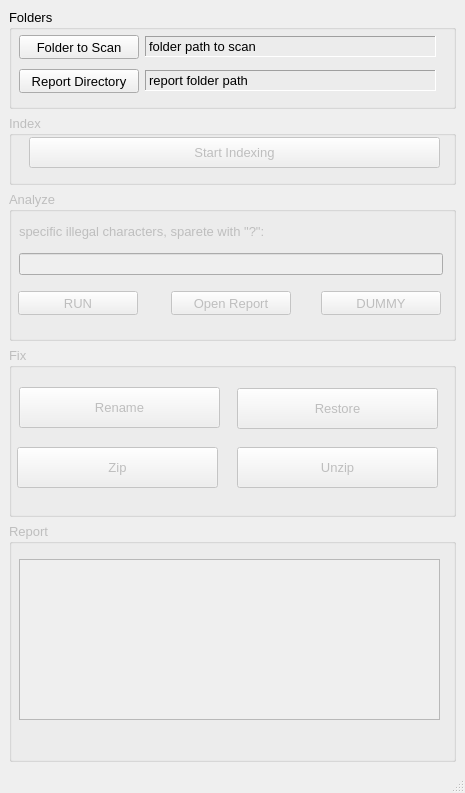
<?xml version="1.0" encoding="UTF-8"?>
<ui version="4.0">
 <class>global_window</class>
 <widget class="QMainWindow" name="global_window">
  <property name="geometry">
   <rect>
    <x>0</x>
    <y>0</y>
    <width>465</width>
    <height>793</height>
   </rect>
  </property>
  <property name="sizePolicy">
   <sizepolicy hsizetype="Preferred" vsizetype="Preferred">
    <horstretch>0</horstretch>
    <verstretch>0</verstretch>
   </sizepolicy>
  </property>
  <property name="windowTitle">
   <string>Tantum</string>
  </property>
  <widget class="QWidget" name="centralwidget">
   <property name="enabled">
    <bool>true</bool>
   </property>
   <property name="autoFillBackground">
    <bool>true</bool>
   </property>
   <layout class="QVBoxLayout" name="verticalLayout">
    <item>
     <widget class="QGroupBox" name="grp_folders">
      <property name="maximumSize">
       <size>
        <width>16777215</width>
        <height>100</height>
       </size>
      </property>
      <property name="font">
       <font>
        <pointsize>10</pointsize>
       </font>
      </property>
      <property name="title">
       <string>Folders</string>
      </property>
      <widget class="QPushButton" name="btn_from">
       <property name="geometry">
        <rect>
         <x>10</x>
         <y>26</y>
         <width>120</width>
         <height>24</height>
        </rect>
       </property>
       <property name="sizePolicy">
        <sizepolicy hsizetype="Expanding" vsizetype="Preferred">
         <horstretch>0</horstretch>
         <verstretch>0</verstretch>
        </sizepolicy>
       </property>
       <property name="minimumSize">
        <size>
         <width>120</width>
         <height>0</height>
        </size>
       </property>
       <property name="cursor">
        <cursorShape>PointingHandCursor</cursorShape>
       </property>
       <property name="text">
        <string>Folder to Scan</string>
       </property>
       <property name="autoDefault">
        <bool>false</bool>
       </property>
       <property name="default">
        <bool>false</bool>
       </property>
       <property name="flat">
        <bool>false</bool>
       </property>
      </widget>
      <widget class="QLabel" name="label_from">
       <property name="geometry">
        <rect>
         <x>136</x>
         <y>27</y>
         <width>291</width>
         <height>21</height>
        </rect>
       </property>
       <property name="sizePolicy">
        <sizepolicy hsizetype="Preferred" vsizetype="Preferred">
         <horstretch>0</horstretch>
         <verstretch>0</verstretch>
        </sizepolicy>
       </property>
       <property name="minimumSize">
        <size>
         <width>212</width>
         <height>0</height>
        </size>
       </property>
       <property name="frameShape">
        <enum>QFrame::Panel</enum>
       </property>
       <property name="frameShadow">
        <enum>QFrame::Sunken</enum>
       </property>
       <property name="lineWidth">
        <number>1</number>
       </property>
       <property name="midLineWidth">
        <number>0</number>
       </property>
       <property name="text">
        <string>folder path to scan</string>
       </property>
       <property name="wordWrap">
        <bool>false</bool>
       </property>
      </widget>
      <widget class="QPushButton" name="target_btn">
       <property name="geometry">
        <rect>
         <x>10</x>
         <y>60</y>
         <width>120</width>
         <height>24</height>
        </rect>
       </property>
       <property name="minimumSize">
        <size>
         <width>120</width>
         <height>0</height>
        </size>
       </property>
       <property name="text">
        <string>Report Directory</string>
       </property>
      </widget>
      <widget class="QLabel" name="label_to">
       <property name="geometry">
        <rect>
         <x>136</x>
         <y>61</y>
         <width>291</width>
         <height>21</height>
        </rect>
       </property>
       <property name="frameShape">
        <enum>QFrame::Panel</enum>
       </property>
       <property name="frameShadow">
        <enum>QFrame::Sunken</enum>
       </property>
       <property name="text">
        <string>report folder path</string>
       </property>
      </widget>
     </widget>
    </item>
    <item>
     <widget class="QGroupBox" name="grp_runs">
      <property name="enabled">
       <bool>false</bool>
      </property>
      <property name="maximumSize">
       <size>
        <width>16777215</width>
        <height>70</height>
       </size>
      </property>
      <property name="font">
       <font>
        <pointsize>10</pointsize>
       </font>
      </property>
      <property name="title">
       <string>Index</string>
      </property>
      <widget class="QPushButton" name="index_btn">
       <property name="geometry">
        <rect>
         <x>20</x>
         <y>22</y>
         <width>411</width>
         <height>31</height>
        </rect>
       </property>
       <property name="text">
        <string>Start Indexing</string>
       </property>
      </widget>
     </widget>
    </item>
    <item>
     <widget class="QGroupBox" name="groupBox">
      <property name="enabled">
       <bool>false</bool>
      </property>
      <property name="maximumSize">
       <size>
        <width>16777215</width>
        <height>150</height>
       </size>
      </property>
      <property name="font">
       <font>
        <pointsize>10</pointsize>
       </font>
      </property>
      <property name="title">
       <string>Analyze</string>
      </property>
      <widget class="QLineEdit" name="ic_input">
       <property name="geometry">
        <rect>
         <x>10</x>
         <y>62</y>
         <width>424</width>
         <height>22</height>
        </rect>
       </property>
      </widget>
      <widget class="QPushButton" name="run_btn">
       <property name="geometry">
        <rect>
         <x>9</x>
         <y>100</y>
         <width>120</width>
         <height>24</height>
        </rect>
       </property>
       <property name="sizePolicy">
        <sizepolicy hsizetype="Expanding" vsizetype="Preferred">
         <horstretch>0</horstretch>
         <verstretch>0</verstretch>
        </sizepolicy>
       </property>
       <property name="minimumSize">
        <size>
         <width>120</width>
         <height>0</height>
        </size>
       </property>
       <property name="cursor">
        <cursorShape>PointingHandCursor</cursorShape>
       </property>
       <property name="text">
        <string>RUN</string>
       </property>
      </widget>
      <widget class="QPushButton" name="open_btn">
       <property name="geometry">
        <rect>
         <x>162</x>
         <y>100</y>
         <width>120</width>
         <height>24</height>
        </rect>
       </property>
       <property name="sizePolicy">
        <sizepolicy hsizetype="Expanding" vsizetype="Preferred">
         <horstretch>0</horstretch>
         <verstretch>0</verstretch>
        </sizepolicy>
       </property>
       <property name="minimumSize">
        <size>
         <width>120</width>
         <height>0</height>
        </size>
       </property>
       <property name="cursor">
        <cursorShape>PointingHandCursor</cursorShape>
       </property>
       <property name="text">
        <string>Open Report</string>
       </property>
      </widget>
      <widget class="QPushButton" name="dummy_btn">
       <property name="geometry">
        <rect>
         <x>312</x>
         <y>100</y>
         <width>120</width>
         <height>24</height>
        </rect>
       </property>
       <property name="sizePolicy">
        <sizepolicy hsizetype="Expanding" vsizetype="Preferred">
         <horstretch>0</horstretch>
         <verstretch>0</verstretch>
        </sizepolicy>
       </property>
       <property name="minimumSize">
        <size>
         <width>120</width>
         <height>0</height>
        </size>
       </property>
       <property name="cursor">
        <cursorShape>PointingHandCursor</cursorShape>
       </property>
       <property name="text">
        <string>DUMMY</string>
       </property>
      </widget>
      <widget class="QLabel" name="label">
       <property name="geometry">
        <rect>
         <x>10</x>
         <y>30</y>
         <width>351</width>
         <height>21</height>
        </rect>
       </property>
       <property name="text">
        <string>specific illegal characters, sparete with &quot;?&quot;:</string>
       </property>
      </widget>
     </widget>
    </item>
    <item>
     <widget class="QGroupBox" name="groupBox_2">
      <property name="enabled">
       <bool>false</bool>
      </property>
      <property name="maximumSize">
       <size>
        <width>16777215</width>
        <height>170</height>
       </size>
      </property>
      <property name="font">
       <font>
        <pointsize>10</pointsize>
       </font>
      </property>
      <property name="title">
       <string>Fix</string>
      </property>
      <widget class="QPushButton" name="fix_btn">
       <property name="geometry">
        <rect>
         <x>10</x>
         <y>40</y>
         <width>201</width>
         <height>41</height>
        </rect>
       </property>
       <property name="sizePolicy">
        <sizepolicy hsizetype="Expanding" vsizetype="Preferred">
         <horstretch>0</horstretch>
         <verstretch>0</verstretch>
        </sizepolicy>
       </property>
       <property name="minimumSize">
        <size>
         <width>120</width>
         <height>0</height>
        </size>
       </property>
       <property name="cursor">
        <cursorShape>PointingHandCursor</cursorShape>
       </property>
       <property name="text">
        <string>Rename</string>
       </property>
       <property name="default">
        <bool>false</bool>
       </property>
       <property name="flat">
        <bool>false</bool>
       </property>
      </widget>
      <widget class="QPushButton" name="restore_btn">
       <property name="geometry">
        <rect>
         <x>228</x>
         <y>41</y>
         <width>201</width>
         <height>41</height>
        </rect>
       </property>
       <property name="sizePolicy">
        <sizepolicy hsizetype="Expanding" vsizetype="Preferred">
         <horstretch>0</horstretch>
         <verstretch>0</verstretch>
        </sizepolicy>
       </property>
       <property name="minimumSize">
        <size>
         <width>120</width>
         <height>0</height>
        </size>
       </property>
       <property name="cursor">
        <cursorShape>PointingHandCursor</cursorShape>
       </property>
       <property name="text">
        <string>Restore</string>
       </property>
       <property name="default">
        <bool>false</bool>
       </property>
       <property name="flat">
        <bool>false</bool>
       </property>
      </widget>
      <widget class="QPushButton" name="pushButton_2">
       <property name="geometry">
        <rect>
         <x>228</x>
         <y>100</y>
         <width>201</width>
         <height>41</height>
        </rect>
       </property>
       <property name="text">
        <string>Unzip</string>
       </property>
      </widget>
      <widget class="QPushButton" name="pushButton">
       <property name="geometry">
        <rect>
         <x>8</x>
         <y>100</y>
         <width>201</width>
         <height>41</height>
        </rect>
       </property>
       <property name="text">
        <string>Zip</string>
       </property>
      </widget>
     </widget>
    </item>
    <item>
     <widget class="QGroupBox" name="groupBox_3">
      <property name="enabled">
       <bool>false</bool>
      </property>
      <property name="font">
       <font>
        <pointsize>10</pointsize>
       </font>
      </property>
      <property name="title">
       <string>Report</string>
      </property>
      <widget class="QTextEdit" name="textEdit">
       <property name="geometry">
        <rect>
         <x>10</x>
         <y>36</y>
         <width>421</width>
         <height>161</height>
        </rect>
       </property>
      </widget>
     </widget>
    </item>
   </layout>
  </widget>
  <widget class="QMenuBar" name="menubar">
   <property name="geometry">
    <rect>
     <x>0</x>
     <y>0</y>
     <width>465</width>
     <height>21</height>
    </rect>
   </property>
  </widget>
  <widget class="QStatusBar" name="statusbar"/>
 </widget>
 <resources/>
 <connections/>
</ui>
